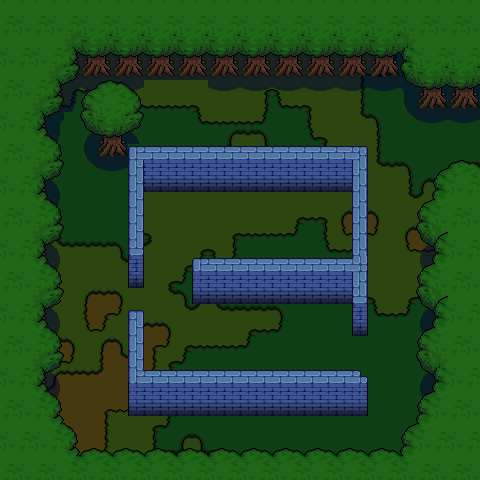

Below is a game level as drawn by its tile map, then a one-line description and the .tmx that defines it (tile-layer data replaced by summaries):
An orthogonal 30x30 tile map with 16x16 px tiles, 3 tile layers (Base, Ground, Upper), 4 tilesets and 6 objects (2x Entrance, 2x WorldObject, Mysterious Orb, Resource).

<map version="1.10" tiledversion="1.10.2" orientation="orthogonal" renderorder="right-down" width="30" height="30" tilewidth="16" tileheight="16" infinite="0" nextlayerid="24" nextobjectid="205">
 <properties>
  <property name="MapType" value="Town" />
  <property name="ObjectID" value="60-C" />
  <property name="Outside" type="bool" value="true" />
  <property name="ResourcesToSpawn" value="30" />
 </properties>
 <tileset firstgid="1" source="../Tilesets/tilesetManorGrounds.tsx" />
 <tileset firstgid="626" source="../Tilesets/tsBuildings.tsx" />
 <tileset firstgid="2066" source="../Tilesets/stock_dungeon_walls.tsx" />
 <tileset firstgid="2549" source="../Tilesets/tsWalls_Floors.tsx" />
 <layer id="19" name="Base" width="30" height="30">
  <data>[900 cells, 900 non-empty, 35 distinct tile ids]</data>
 </layer>
 <layer id="20" name="Ground" width="30" height="30">
  <data>[900 cells, 486 non-empty, 48 distinct tile ids]</data>
 </layer>
 <layer id="21" name="Upper" width="30" height="30">
  <data>[900 cells, 146 non-empty, 21 distinct tile ids]</data>
 </layer>
 <objectgroup id="4" name="Travel">
  <object id="161" name="Entrance" x="476" y="112" width="4" height="64">
   <properties>
    <property name="EntranceDir" value="Left" />
    <property name="Map" value="mapWoods_Small" />
    <property name="WorldMap" type="bool" value="true" />
   </properties>
  </object>
  <object id="203" name="Entrance" x="160" y="112" width="32" height="4">
   <properties>
    <property name="EntranceDir" value="Down" />
    <property name="Map" value="mapMageCaves" />
   </properties>
  </object>
 </objectgroup>
 <objectgroup id="5" name="MapObject">
  <object id="198" name="Mysterious Orb" x="160" y="192" width="16" height="16">
   <properties>
    <property name="DoNotLoad" type="bool" value="true" />
    <property name="ItemID" type="int" value="199" />
   </properties>
  </object>
  <object id="199" name="WorldObject" x="384" y="368" width="16" height="16">
   <properties>
    <property name="ObjectID" type="int" value="151" />
   </properties>
  </object>
  <object id="202" name="WorldObject" x="80" y="336" width="16" height="16">
   <properties>
    <property name="ObjectID" type="int" value="151" />
   </properties>
  </object>
  <object id="204" name="Resource" x="256" y="192" width="94" height="64">
   <properties>
    <property name="ObjectID" value="62-C" />
    <property name="ResourcesToSpawn" value="4" />
   </properties>
  </object>
 </objectgroup>
 <objectgroup id="6" name="Character" />
</map>
